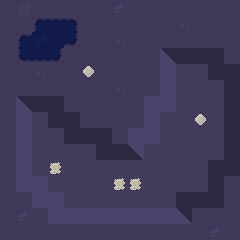

A level layout from a 2D game, rendered from its tile map. Below: a short description, then the map file with its tile-grid data intact:
An orthogonal 15x15 tile map with 16x16 px tiles, 4 tile layers (floor, wall, roof, units).

<map version="1.10" tiledversion="2025.05.05" orientation="orthogonal" renderorder="right-down" width="15" height="15" tilewidth="16" tileheight="16" infinite="0" nextlayerid="7" nextobjectid="1">
 <tileset firstgid="1" source="../../tiles/battle/polar.tsx" />
 <layer id="1" name="floor" width="15" height="15">
  <data encoding="csv">
1,8,1,1,1,1,1,7,1,1,1,1,1,1,1,
1,1,11,23,12,1,1,1,1,1,1,5,1,1,1,
1,11,31,21,13,1,1,5,1,1,1,1,1,1,1,
1,14,25,13,1,1,1,1,1,1,34,32,32,32,1,
1,1,5,1,1,1,1,1,1,1,35,36,36,32,32,
1,1,1,1,1,1,1,5,1,1,35,36,36,36,32,
1,34,32,32,1,1,1,1,1,35,35,36,36,36,32,
1,35,36,32,32,1,1,1,1,35,36,36,36,36,32,
1,35,36,36,32,32,32,1,35,35,36,36,36,36,32,
1,35,36,36,36,36,32,32,33,36,36,36,36,36,32,
1,35,36,36,36,36,36,36,36,36,36,36,36,32,32,
1,35,35,36,36,36,36,36,36,36,36,36,36,32,1,
1,1,35,35,36,36,36,36,36,36,36,32,32,32,1,
1,7,1,35,35,35,35,35,35,35,35,34,1,1,1,
1,1,1,1,1,1,1,1,1,1,1,1,1,7,1
</data>
 </layer>
 <layer id="3" name="wall" width="15" height="15">
  <data encoding="csv">
0,0,0,0,0,0,0,0,0,0,0,0,0,0,0,
0,0,0,0,0,0,0,0,0,0,0,0,0,0,0,
0,0,0,0,0,0,0,0,0,0,0,0,0,0,0,
0,0,0,0,0,0,0,0,0,0,0,0,0,0,0,
0,0,0,0,0,4,0,0,0,0,0,0,0,0,0,
0,0,0,0,0,0,0,0,0,0,0,0,0,0,0,
0,0,0,0,0,0,0,0,0,0,0,0,0,0,0,
0,0,0,0,0,0,0,0,0,0,0,0,4,0,0,
0,0,0,0,0,0,0,0,0,0,0,0,0,0,0,
0,0,0,0,0,0,0,0,0,0,0,0,0,0,0,
0,0,0,6,0,0,0,0,0,0,0,0,0,0,0,
0,0,0,0,0,0,0,6,6,0,0,0,0,0,0,
0,0,0,0,0,0,0,0,0,0,0,0,0,0,0,
0,0,0,0,0,0,0,0,0,0,0,0,0,0,0,
0,0,0,0,0,0,0,0,0,0,0,0,0,0,0
</data>
 </layer>
 <layer id="5" name="roof" width="15" height="15">
  <data encoding="csv">
0,0,0,0,0,0,0,0,0,0,0,0,0,0,0,
0,0,0,0,0,0,0,0,0,0,0,0,0,0,0,
0,0,0,0,0,0,0,0,0,0,0,0,0,0,0,
0,0,0,0,0,0,0,0,0,0,0,0,0,0,0,
0,0,0,0,0,0,0,0,0,0,0,0,0,0,0,
0,0,0,0,0,0,0,0,0,0,0,0,0,0,0,
0,0,0,0,0,0,0,0,0,0,0,0,0,0,0,
0,0,0,0,0,0,0,0,0,0,0,0,0,0,0,
0,0,0,0,0,0,0,0,0,0,0,0,0,0,0,
0,0,0,0,0,0,0,0,0,0,0,0,0,0,0,
0,0,0,0,0,0,0,0,0,0,0,0,0,0,0,
0,0,0,0,0,0,0,0,0,0,0,0,0,0,0,
0,0,0,0,0,0,0,0,0,0,0,0,0,0,0,
0,0,0,0,0,0,0,0,0,0,0,0,0,0,0,
0,0,0,0,0,0,0,0,0,0,0,0,0,0,0
</data>
 </layer>
 <layer id="4" name="units" width="15" height="15">
  <data encoding="csv">
0,0,0,0,0,0,0,0,0,0,0,0,0,0,0,
0,0,0,0,0,0,0,0,0,0,0,0,0,0,0,
0,0,0,0,0,0,0,0,0,0,0,0,0,0,0,
0,0,0,0,0,0,0,0,0,0,0,0,0,0,0,
0,0,0,0,0,0,0,0,0,0,0,0,0,0,0,
0,0,0,0,0,0,0,0,0,0,0,0,0,0,0,
0,0,0,0,0,0,0,0,0,0,0,0,0,0,0,
0,0,0,0,0,0,0,0,0,0,0,0,0,0,0,
0,0,0,0,0,0,0,0,0,0,0,0,0,0,0,
0,0,0,0,0,0,0,0,0,0,0,0,0,0,0,
0,0,0,0,0,0,0,0,0,0,0,0,0,0,0,
0,0,0,0,0,0,0,0,0,0,0,0,0,0,0,
0,0,0,0,0,0,0,0,0,0,0,0,0,0,0,
0,0,0,0,0,0,0,0,0,0,0,0,0,0,0,
0,0,0,0,0,0,0,0,0,0,0,0,0,0,0
</data>
 </layer>
</map>
